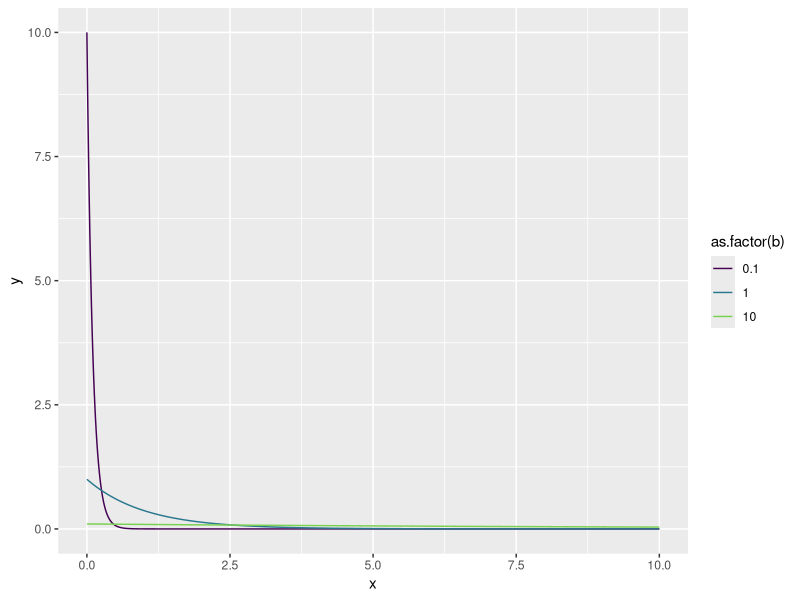

The R script that drew this image:
## ---- chunk 1
knitr::opts_chunk$set(echo = TRUE)
library(tidyverse)
## ---- chunk 2
tib <- expand_grid(x = seq(0, 10, by = 0.01),
              b = c(0.1, 1, 10)) %>% 
        mutate(y = (1/b)*exp(-x/b))

ggplot(tib, aes(x = x, y = y, color = as.factor(b))) + scale_color_viridis_d(end = 0.8) + geom_line()
